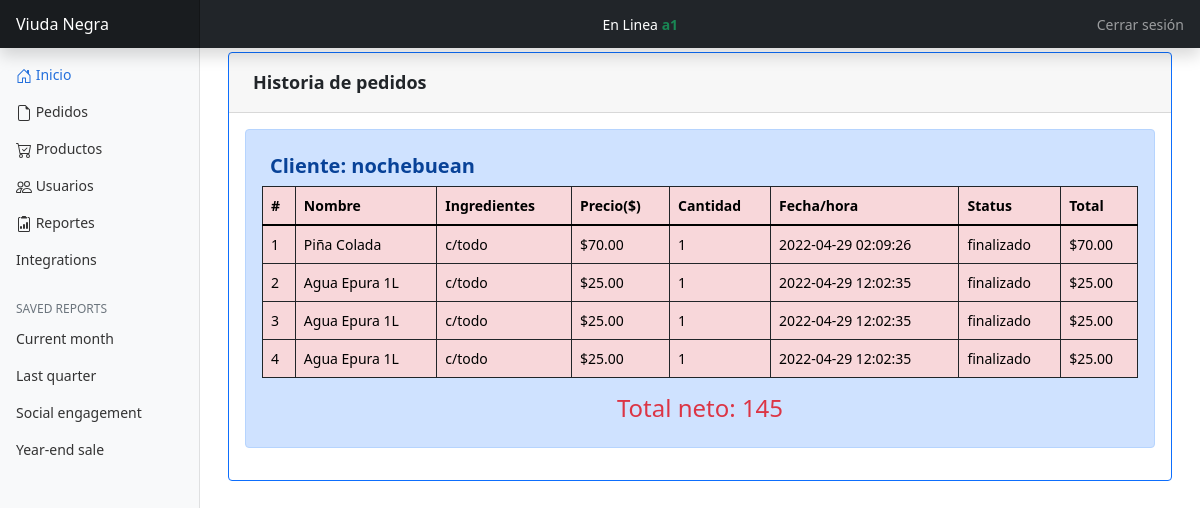
Screenshot of /admin/historial.php?cliente=4 (signed in) with the database file from the repository.
### tables this page shows
CREATE TABLE `clientes` (
  `idcliente` int(11) NOT NULL,
  `id_usuario` int(11) NOT NULL,
  `id_mesa` int(11) NOT NULL,
  `nombre` varchar(80) NOT NULL,
  `estado` enum('Abierto','Finalizado') DEFAULT NULL,
  `fecha_hora_registro` datetime DEFAULT NULL
);

CREATE TABLE `pedidos` (
  `idpedididos` int(11) NOT NULL,
  `id_clientes` int(11) NOT NULL,
  `id_tiposcoctelesytragos` int(11) NOT NULL,
  `cantidad` int(11) NOT NULL,
  `ingredientes` text DEFAULT 'c/todo',
  `fechayhora` datetime DEFAULT NULL,
  `status_orden` enum('ordenado','preparacion','servido','cancelado','finalizado') DEFAULT NULL
);

CREATE TABLE `tiposcoctelesytragos` (
  `id` int(11) NOT NULL,
  `id_botellasycocteles` int(11) DEFAULT NULL,
  `nombrecob` varchar(250) DEFAULT NULL COMMENT 'Se guarda el nombre del coctel o de la bebida',
  `ingredientes` text NOT NULL,
  `precio` varchar(40) NOT NULL,
  `descripcion` text DEFAULT NULL
);

### controlador/conexion.php (called while the page is built)
<?php
class Conexion{
	static public function getConexion(){
		$con = new PDO("mysql:host=localhost;dbname=viuda_negra","root","");
		$con->exec("set names utf8");
		return $con;
	}
}
?>

### controlador/reportes.php (called while the page is built, shortened)
<?php
require_once("conexion.php");
class ReportesConsulta
{
    static public function verReporteCliente($id_cliente)
    {
        $conMySql = Conexion::getConexion()->prepare("SELECT cl.nombre,
        ped.idpedididos AS idPedido, tcyt.nombrecob, tcyt.precio,
        ped.cantidad, ped.ingredientes, ped.fechayhora, ped.status_orden,
        (ped.cantidad * tcyt.precio) AS TotalCuenta FROM pedidos AS ped
            INNER JOIN clientes AS cl ON ped.id_clientes = cl.idcliente
            INNER JOIN tiposcoctelesytragos AS tcyt ON tcyt.id = ped.id_tiposcoctelesytragos
        WHERE cl.idcliente = :id_cliente order by ped.status_orden ASC, ped.fechayhora ASC;");
        $conMySql->bindParam(":id_cliente", $id_cliente, PDO::PARAM_INT);
        $conMySql->execute();
        return $conMySql->fetchAll();
    }
}

### admin/historial.php (the view, shortened to what this page needs)
<?php
if (isset($_SESSION['id_usuario']) && isset($_SESSION['usuario']) && isset($_SESSION['nivel_privilegios'])) {
  if ($_SESSION['nivel_privilegios'] == "ADMIN") {
    $id_cliente = $_GET["cliente"];
    require("../controlador/reportes.php");
    $Historial =  ReportesConsulta::verReporteCliente($id_cliente);
    $totalGastos = 0;
?>
    <!DOCTYPE html>
    <html lang="en">
    <head>
      <link rel="stylesheet" href="../dist/css/bootstrap.min.css">
      <link rel="stylesheet" href="../css/dashboard.rtl.css">
      <link rel="stylesheet" href="../css/dashboard.css">
      <link rel="stylesheet" href="https://cdn.jsdelivr.net/npm/bootstrap-icons@1.8.1/font/bootstrap-icons.css">
      <link rel="stylesheet" type="text/css" href="https://cdn.datatables.net/v/dt/dt-1.11.5/datatables.min.css" />
    </head>
    <body>
      <?php include("../integraciones/headers.php"); ?>
      <div class="container-fluid">
        <div class="row">
          <?php include("../integraciones/nav_bar.php"); ?>
          <main class="col-md-9 ms-sm-auto col-lg-10 px-md-4">
            <div class="card border-primary m-1">
              <div class="d-flex card-header justify-content-between flex-wrap flex-md-nowrap align-items-center" style="font-size: 18px;">
                <p class="m-2"><Strong>Historia de pedidos</Strong></p>
              </div>
              <div class="card-body pad table-responsive" id="listaPendientes">
                <div class="alert alert-primary">
                  <h5 class="m-2"><strong><?php echo ("Cliente: " . $Historial[0]['nombre']); ?></strong></h5>
                  <table class="table table-danger table-bordered border-dark table-hover  table-responsive" id="tiposCoctelesBebidas">
                    <thead class="">
                      <tr>
                        <th>#</th>
                        <th>Nombre</th>
                        <th>Ingredientes</th>
                        <th>Precio($)</th>
                        <th>Cantidad</th>
                        <th>Fecha/hora</th>
                        <th>Status</th>
                        <th>Total</th>
                      </tr>
                    </thead>
                    <tbody>
                      <?php
                      foreach ($Historial as $key => $value) {
                        $totalGastos += $value["TotalCuenta"];
                      ?>
                        <tr>
                          <td><?php echo ($key + 1); ?></td>
                          <td><?php echo ($value["nombrecob"]); ?></td>
                          <td><?php echo ($value["ingredientes"]); ?></td>
                          <td><?php echo ("$" . $value["precio"] . ".00"); ?></td>
                          <td><?php echo ($value["cantidad"]); ?></td>
                          <td><?php echo ($value["fechayhora"]); ?></td>
                          <td><?php echo ($value["status_orden"]); ?></td>
                          <td><?php echo ("$" . $value["TotalCuenta"] . ".00"); ?></td>
                        </tr>
                      <?php
                      }
                      ?>
                    </tbody>
                  </table>
                  <div class="text-center text-danger">
                    <h4>Total neto: <?php echo ($totalGastos); ?></h4>
                  </div>
                </div>
              </div>
            </div>
          </main>
        </div>
      </div>
    </body>
    </html>
<?php
  } else {
    echo ("<script>window.location.href = '../controlador/logout.php';</script>");
  }
} else {
  echo ("<script>window.location.href = '../controlador/logout.php';</script>");
}
?>

### css/dashboard.rtl.css (style rules this page uses)
body { font-size: .875rem; }

### css/dashboard.css (style rules this page uses)
body { font-size: .875rem; }

### rows the page displays
clientes: nombre "nochebuean"
pedidos: id_tiposcoctelesytragos.nombrecob "Piña Colada", ingredientes "c/todo", id_tiposcoctelesytragos.precio "70", cantidad "1", fechayhora "2022-04-29 02:09:26", status_orden "finalizado", TotalCuenta "70"
pedidos: id_tiposcoctelesytragos.nombrecob "Agua Epura 1L", ingredientes "c/todo", id_tiposcoctelesytragos.precio "25", cantidad "1", fechayhora "2022-04-29 12:02:35", status_orden "finalizado", TotalCuenta "25"
pedidos: id_tiposcoctelesytragos.nombrecob "Agua Epura 1L", ingredientes "c/todo", id_tiposcoctelesytragos.precio "25", cantidad "1", fechayhora "2022-04-29 12:02:35", status_orden "finalizado", TotalCuenta "25"
pedidos: id_tiposcoctelesytragos.nombrecob "Agua Epura 1L", ingredientes "c/todo", id_tiposcoctelesytragos.precio "25", cantidad "1", fechayhora "2022-04-29 12:02:35", status_orden "finalizado", TotalCuenta "25"

### other values shown
$_SESSION['usuario'] "a1"
$totalGastos "145"
